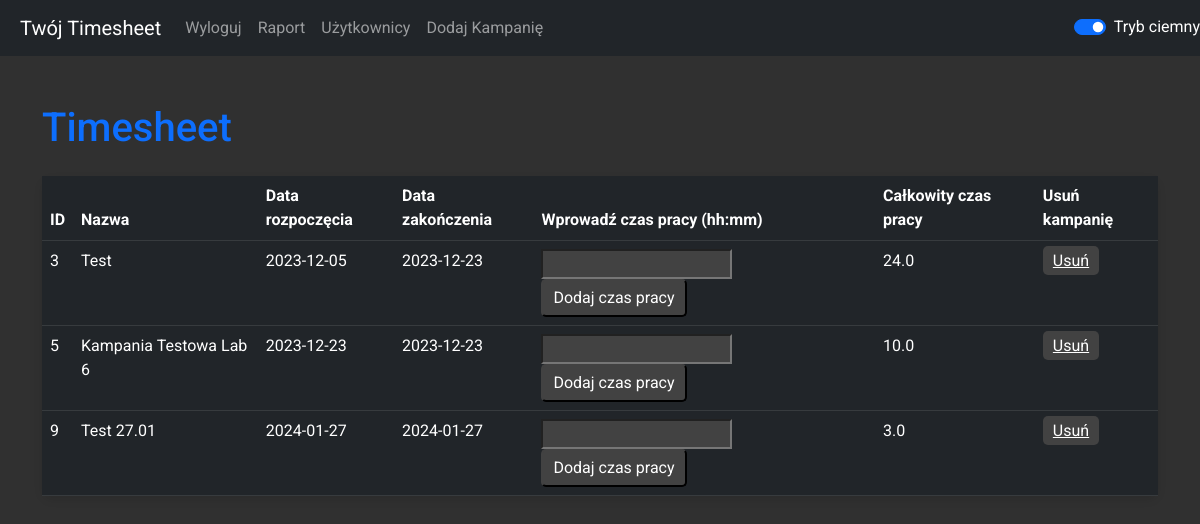
Page / (signed in) on the earlier database version.
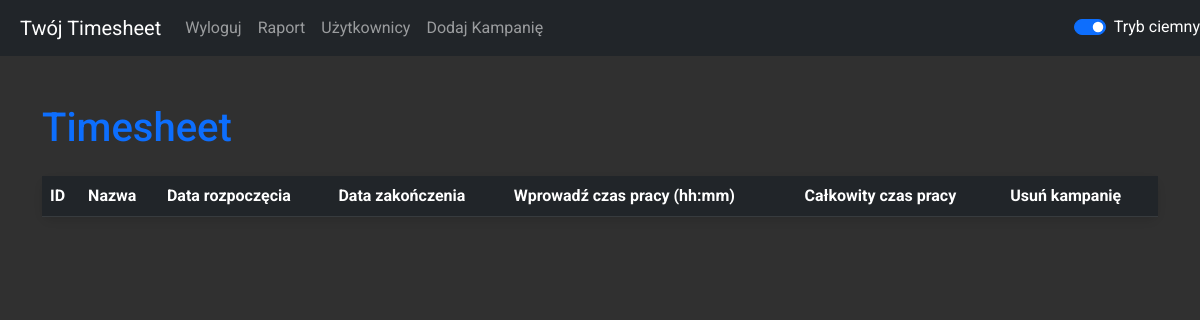
Same page on the later database version.
### timesheet.py (models this page shows)
class Campaign(db.Model):
    id = db.Column(db.Integer, primary_key=True)
    campaign_id = db.Column(db.Integer, unique=True, nullable=False, default=lambda: random.randint(1000, 9999))
    name = db.Column(db.String(100), nullable=False)
    start_date = db.Column(db.DateTime, nullable=False)
    end_date = db.Column(db.DateTime, nullable=False)
    user_id = db.Column(db.Integer, db.ForeignKey('user.id'), nullable=False)
    created_date = db.Column(db.DateTime, default=datetime.utcnow)
    total_work_time = db.Column(db.Float, default=0.0)
    user = db.relationship('User', back_populates='campaigns')

### timesheet.py (the view, shortened to what this page needs)
@app.route('/', methods=['GET', 'POST'])
@login_required
def index():
    users = User.query.all()
    campaigns = Campaign.query.filter_by(user_id=current_user.id).all()  # Pobiera kampanie dla aktualnie zalogowanego użytkownika
    return render_template('index.html', users=users, campaigns=campaigns)  # Przekaż kampanie do szablonu

### timesheet.py (called while the page is built)
@login_manager.user_loader
def load_user(user_id):
    return User.query.get(int(user_id))

### templates/index.html
{% extends 'base.html' %}
{% block content %}
    <h1 class="mt-5 text-primary">Timesheet</h1>
<form action="{{ url_for('index') }}" method="post">
    <table class="table mt-4 table-dark-mode" id="campaignTable">
        <thead>
            <tr>
                <th>ID</th>
                <th>Nazwa</th>
                <th>Data rozpoczęcia</th>
                <th>Data zakończenia</th>
                <th>Wprowadź czas pracy (hh:mm)</th>
                <th>Całkowity czas pracy</th>
                <th>Usuń kampanię</th>
            </tr>
        </thead>
        <tbody>
            {% for campaign in campaigns %}
                <tr>
                    <td>{{ campaign.id }}</td>
                    <td>{{ campaign.name }}</td>
                    <td>{{ campaign.start_date.strftime('%Y-%m-%d') }}</td>
                    <td>{{ campaign.end_date.strftime('%Y-%m-%d') }}</td>
                    <td>
                        <input type="text" name="work_time_{{ campaign.id }}">
                        <input type="submit" value="Dodaj czas pracy">
                    </td>
                    <td>{{ campaign.total_work_time }}</td>
                    <td>
                        <a href="{{ url_for('delete_campaign', campaign_id=campaign.id) }}" class="delete-button">Usuń</a>
                    </td>
                </tr>
            {% endfor %}
        </tbody>
    </table>
</form>
{% endblock %}

Differences in the rows shown:
removed Campaign: id "3", name "Test", start_date "2023-12-05", end_date "2023-12-23", total_work_time "24.0"
removed Campaign: id "5", name "Kampania Testowa Lab 6", start_date "2023-12-23", end_date "2023-12-23", total_work_time "10.0"
removed Campaign: id "9", name "Test 27.01", start_date "2024-01-27", end_date "2024-01-27", total_work_time "3.0"
